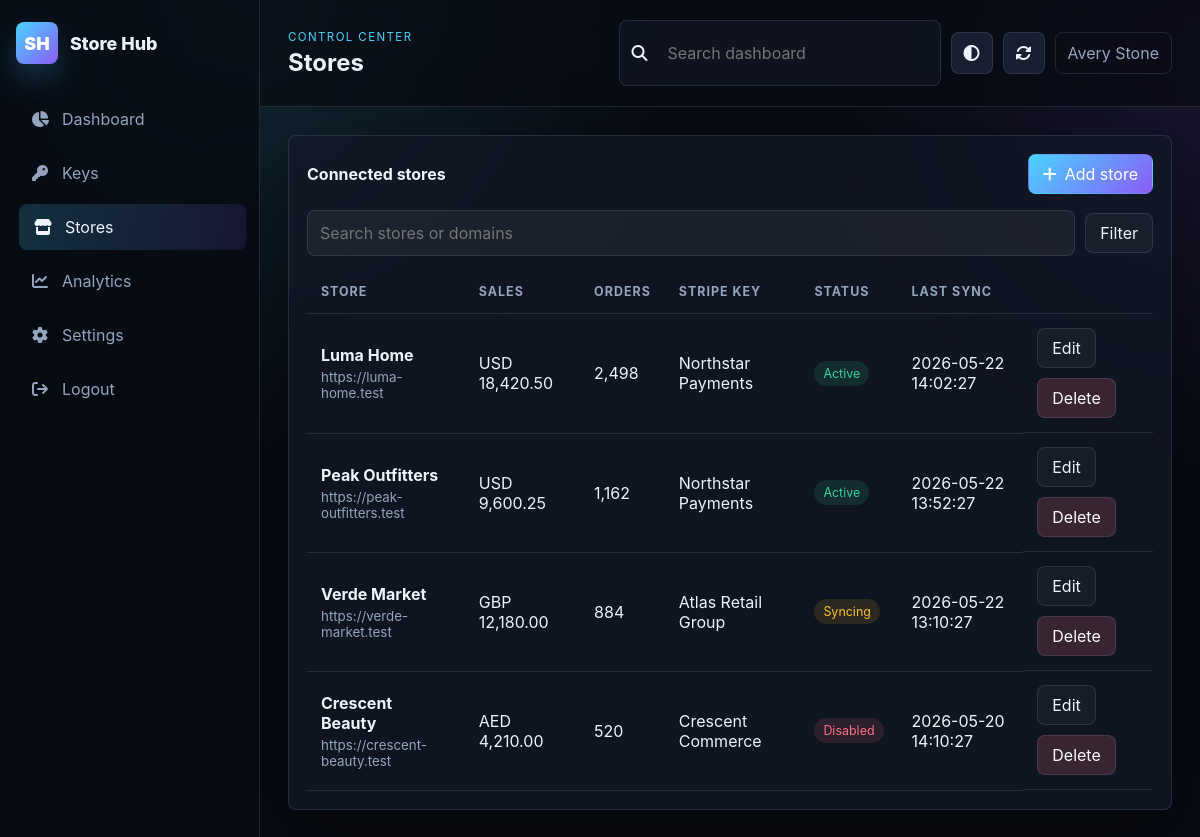
The app's page /public/index.php?page=stores (signed in) with its own data.
### tables this page shows
CREATE TABLE users (
    id BIGINT UNSIGNED AUTO_INCREMENT PRIMARY KEY,
    name VARCHAR(120) NOT NULL,
    email VARCHAR(190) NOT NULL UNIQUE,
    password_hash VARCHAR(255) NOT NULL,
    role VARCHAR(40) NOT NULL DEFAULT 'admin',
    created_at TIMESTAMP NULL DEFAULT CURRENT_TIMESTAMP
);

CREATE TABLE stores (
    id BIGINT UNSIGNED AUTO_INCREMENT PRIMARY KEY,
    stripe_key_id BIGINT UNSIGNED NULL,
    name VARCHAR(160) NOT NULL,
    domain VARCHAR(190) NOT NULL UNIQUE,
    total_sales DECIMAL(14,2) NOT NULL DEFAULT 0,
    monthly_sales DECIMAL(14,2) NOT NULL DEFAULT 0,
    currency CHAR(3) NOT NULL DEFAULT 'USD',
    order_count INT UNSIGNED NOT NULL DEFAULT 0,
    average_order_value DECIMAL(12,2) NOT NULL DEFAULT 0,
    status ENUM('active','disabled','syncing') NOT NULL DEFAULT 'active',
    last_sync_at DATETIME NULL,
    woocommerce_version VARCHAR(40) NULL,
    wordpress_version VARCHAR(40) NULL,
    created_at TIMESTAMP NULL DEFAULT CURRENT_TIMESTAMP,
    updated_at TIMESTAMP NULL DEFAULT CURRENT_TIMESTAMP,
    CONSTRAINT fk_stores_stripe_key FOREIGN KEY (stripe_key_id) REFERENCES stripe_keys(id) ON DELETE SET NULL,
    INDEX idx_store_status (status)
);

CREATE TABLE stripe_keys (
    id BIGINT UNSIGNED AUTO_INCREMENT PRIMARY KEY,
    company_name VARCHAR(160) NOT NULL,
    email VARCHAR(190) NOT NULL,
    phone VARCHAR(60) NULL,
    country_name VARCHAR(100) NULL,
    country_flag VARCHAR(16) NULL,
    public_key VARCHAR(255) NOT NULL,
    secret_key_encrypted TEXT NOT NULL,
    account_age VARCHAR(80) NULL,
    payout_timing VARCHAR(120) NULL,
    last_payout_date DATE NULL,
    total_processed_volume DECIMAL(14,2) NOT NULL DEFAULT 0,
    status ENUM('active','disabled') NOT NULL DEFAULT 'active',
    created_at TIMESTAMP NULL DEFAULT CURRENT_TIMESTAMP,
    INDEX idx_stripe_status (status),
    INDEX idx_stripe_company (company_name)
);

### app/Core/Support.php (called while the page is built, shortened)
<?php
function db(): PDO
{
    return Database::connection();
}
function e(?string $value): string
{
    return htmlspecialchars((string) $value, ENT_QUOTES, 'UTF-8');
}
function view(string $page, array $data = []): void
{
    require __DIR__ . '/../Views/layouts/app.php';
}
function current_user(): ?array
{
    $stmt = db()->prepare('SELECT id, name, email, role FROM users WHERE id = ? LIMIT 1');
    $stmt->execute([$_SESSION['user_id']]);
    return $stmt->fetch() ?: null;
}

### public/index.php (called while the page is built, shortened)
<?php
require __DIR__ . '/bootstrap.php';
$page = $_GET['page'] ?? 'dashboard';
view($page, [
    'currentPage' => $page,
    'user' => current_user(),
]);

### app/Core/Database.php (called while the page is built, shortened)
<?php
final class Database
{
    private static ?PDO $pdo = null;
    public static function connection(): PDO
    {
        if (self::$pdo) {
            return self::$pdo;
        }
        $config = app_config('database');
        $dsn = sprintf(
            'mysql:host=%s;port=%s;dbname=%s;charset=%s',
            $config['host'],
            $config['port'],
            $config['name'],
            $config['charset']
        );
        self::$pdo = new PDO($dsn, $config['user'], $config['pass'], [
            PDO::ATTR_ERRMODE => PDO::ERRMODE_EXCEPTION,
            PDO::ATTR_DEFAULT_FETCH_MODE => PDO::FETCH_ASSOC,
            PDO::ATTR_EMULATE_PREPARES => false,
        ]);
        return self::$pdo;
    }
}

### public/bootstrap.php (called while the page is built, shortened)
<?php
require __DIR__ . '/../app/Core/Support.php';
spl_autoload_register(function (string $class): void {
    $prefix = 'App\\';
    if (str_starts_with($class, $prefix)) {
        $path = __DIR__ . '/../app/' . str_replace('\\', '/', substr($class, strlen($prefix))) . '.php';
    }
});

### app/Models/Store.php (called while the page is built, shortened)
<?php
final class Store
{
    public static function all(?string $search = null): array
    {
        $sql = 'SELECT s.*, k.company_name stripe_company FROM stores s LEFT JOIN stripe_keys k ON k.id=s.stripe_key_id';
        $params = [];
        $sql .= ' ORDER BY s.updated_at DESC';
        $stmt = db()->prepare($sql);
        $stmt->execute($params);
        return $stmt->fetchAll();
    }
}

### app/Views/pages/stores.php (the view, shortened to what this page needs)
<?php
$stores = Store::all($_GET['search'] ?? null);
?>
<section class="panel">
    <div class="panel-head">
        <h2>Connected stores</h2>
        <button class="btn primary" data-open-modal="storeModal"><i class="fa-solid fa-plus"></i>Add store</button>
    </div>
    <form class="inline-filters" method="get">
        <input name="search" value="<?= e($_GET['search'] ?? '') ?>" placeholder="Search stores or domains">
        <button class="btn ghost">Filter</button>
    </form>
    <div class="table-wrap">
        <table>
            <thead><tr><th>Store</th><th>Sales</th><th>Orders</th><th>Stripe key</th><th>Status</th><th>Last sync</th><th></th></tr></thead>
            <tbody>
                <?php foreach ($stores as $store): ?>
                    <tr>
                        <td><strong><?= e($store['name']) ?></strong><small><?= e($store['domain']) ?></small></td>
                        <td><?= e($store['currency']) ?> <?= number_format((float) $store['monthly_sales'], 2) ?></td>
                        <td><?= number_format((int) $store['order_count']) ?></td>
                        <td><?= e($store['stripe_company'] ?: 'Unassigned') ?></td>
                        <td><span class="status <?= e($store['status']) ?>"><?= e($store['status']) ?></span></td>
                        <td><?= e($store['last_sync_at']) ?></td>
                        <td class="row-actions"><button class="btn ghost" data-edit='<?= e(json_encode($store)) ?>'>Edit</button><button class="btn danger" data-delete="store" data-id="<?= (int) $store['id'] ?>">Delete</button></td>
                    </tr>
                <?php endforeach; ?>
            </tbody>
        </table>
    </div>
</section>

### app/Views/layouts/app.php (shortened to what this page needs)
<!doctype html>
<html lang="en">
<head>
    <link rel="stylesheet" href="https://cdnjs.cloudflare.com/ajax/libs/font-awesome/6.5.2/css/all.min.css">
    <link rel="stylesheet" href="assets/css/app.css">
</head>
<body>
    <?php require __DIR__ . '/../partials/sidebar.php'; ?>
    <div class="app-shell">
        <?php require __DIR__ . '/../partials/topbar.php'; ?>
        <main class="content animate-rise">
            <?php require $viewFile; ?>
        </main>
    </div>
</body>
</html>

### app/Views/partials/sidebar.php
<?php
$items = [
    'dashboard' => ['Dashboard', 'fa-chart-pie'],
    'keys' => ['Keys', 'fa-key'],
    'stores' => ['Stores', 'fa-store'],
    'analytics' => ['Analytics', 'fa-chart-line'],
    'settings' => ['Settings', 'fa-gear'],
];
?>
<aside class="sidebar" id="sidebar">
    <a href="index.php" class="logo">
        <span class="brand-mark">SH</span>
        <span class="logo-text">Store Hub</span>
    </a>
    <nav class="nav-menu">
        <?php foreach ($items as $key => [$label, $icon]): ?>
            <a class="nav-link <?= ($currentPage ?? '') === $key ? 'active' : '' ?>" href="index.php?page=<?= e($key) ?>">
                <i class="fa-solid <?= e($icon) ?>"></i><span><?= e($label) ?></span>
            </a>
        <?php endforeach; ?>
        <a class="nav-link" href="logout.php"><i class="fa-solid fa-arrow-right-from-bracket"></i><span>Logout</span></a>
    </nav>
</aside>

### app/Views/partials/topbar.php (shortened to what this page needs)
<header class="topbar">
    <div>
        <p class="eyebrow">Control center</p>
        <h1><?= e(ucfirst($currentPage ?? 'Dashboard')) ?></h1>
    </div>
    <div class="top-actions">
        <div class="search-box">
            <i class="fa-solid fa-magnifying-glass"></i>
            <input id="globalSearch" placeholder="Search dashboard">
        </div>
        <button class="icon-btn" id="themeToggle" aria-label="Toggle theme"><i class="fa-solid fa-circle-half-stroke"></i></button>
        <button class="icon-btn" id="refreshDashboard" aria-label="Refresh data"><i class="fa-solid fa-rotate"></i></button>
        <div class="user-chip"><?= e($user['name'] ?? 'Admin') ?></div>
    </div>
</header>

### records on screen
users: name "Avery Stone"
stores: name "Luma Home", domain "https://luma-home.test", currency "USD", monthly_sales "18,420.50", order_count "2,498", stripe_key.company_name "Northstar Payments", status "Active", last_sync_at "2026-05-22 14:02:27"
stores: name "Peak Outfitters", domain "https://peak-outfitters.test", currency "USD", monthly_sales "9,600.25", order_count "1,162", stripe_key.company_name "Northstar Payments", status "Active", last_sync_at "2026-05-22 13:52:27"
stores: name "Verde Market", domain "https://verde-market.test", currency "GBP", monthly_sales "12,180.00", order_count "884", stripe_key.company_name "Atlas Retail Group", status "Syncing", last_sync_at "2026-05-22 13:10:27"
stores: name "Crescent Beauty", domain "https://crescent-beauty.test", currency "AED", monthly_sales "4,210.00", order_count "520", stripe_key.company_name "Crescent Commerce", status "Disabled", last_sync_at "2026-05-20 14:10:27"

### other values on screen
$label "Dashboard"
$label "Keys"
$label "Stores"
$label "Analytics"
$label "Settings"
$currentPage "Stores"
